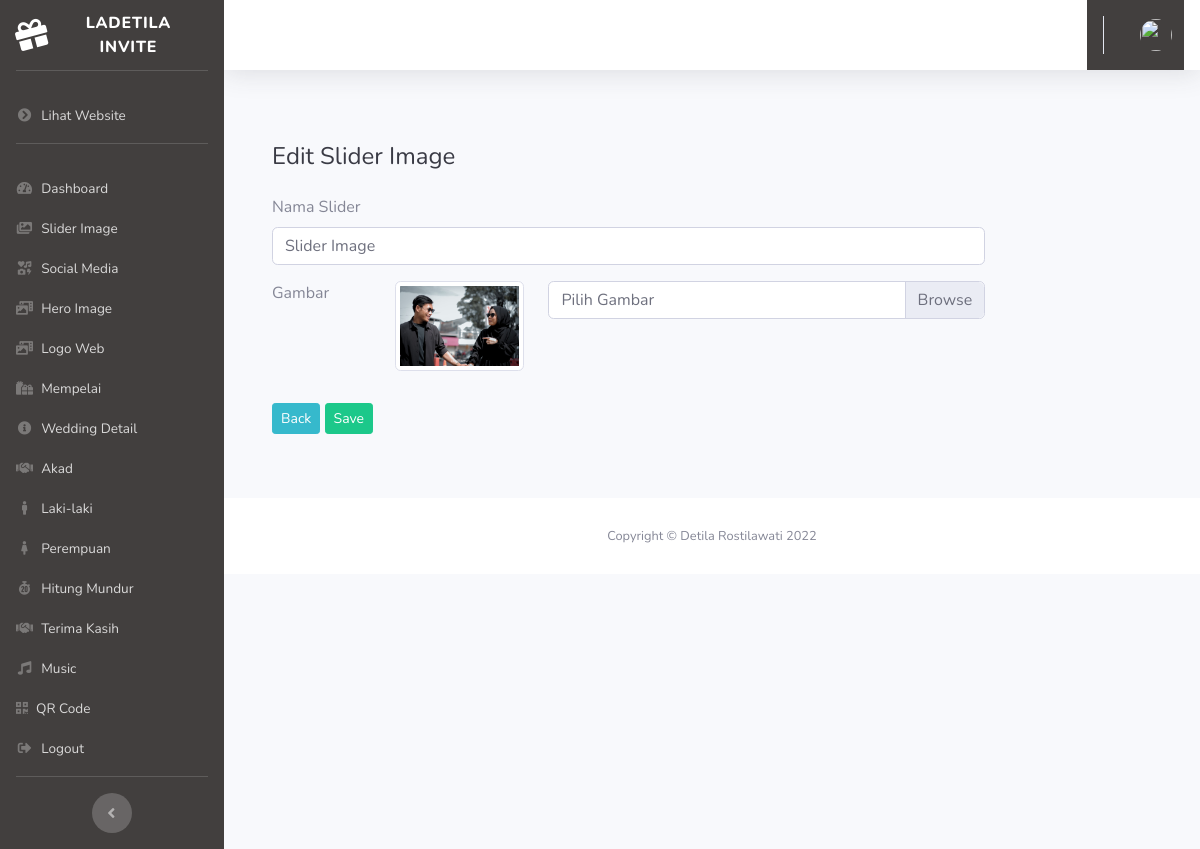
The app's page /admin/edit_slider/6 with its own data.
### tables this page shows
CREATE TABLE `user_sub_menu` (
  `id` int(11) NOT NULL,
  `title` varchar(128) NOT NULL,
  `url` varchar(128) NOT NULL,
  `icon` varchar(128) NOT NULL
);

CREATE TABLE `hero_image` (
  `id` int(11) NOT NULL,
  `nama` varchar(255) NOT NULL,
  `image` varchar(255) NOT NULL
);

### application/controllers/Admin.php (called while the page is built, shortened)
<?php
class Admin extends CI_Controller
{
    public function edit_slider($id)
    {
        $data['title'] = 'Edit Slider Image';
        $data['user'] = $this->db->get_where('user', ['email' => $this->session->userdata('email')])->row_array();
        $data['hero_image'] = $this->db->get_where('hero_image', ['id' => $id])->row_array();
        $this->form_validation->set_rules('nama', 'Nama', 'required');
        if ($this->form_validation->run() == false) {
            $this->load->view('templates/header', $data);
            $this->load->view('templates/sidebar', $data);
            $this->load->view('templates/topbar', $data);
            $this->load->view('admin/edit_slider', $data);
            $this->load->view('templates/footer');
        }
    }
}

### index.php (called while the page is built, shortened)
<?php
require_once BASEPATH.'core/CodeIgniter.php';

### application/views/admin/edit_slider.php (the view, shortened to what this page needs)
<div class="row">
    <div class="col-lg-10">
        <div class="p-5">
            <div class="text-left">
                <h1 class="h4 text-gray-900 mb-4"><?= $title; ?></h1>
            </div>
            <form method="POST" action="<?= base_url('admin/edit_slider/') . $hero_image['id']; ?>" enctype="multipart/form-data">
                <div class="form-group">
                    <label for="nama">Nama Slider</label>
                    <input type="text" class="form-control form-control-user" id="nama" name="nama" value="<?= $hero_image['nama']; ?>">
                </div>
                <div class="form-group row">
                    <div class="col-sm-2">Gambar</div>
                    <div class="col-sm-10">
                        <div class="row">
                            <div class="col-sm-3">
                                <img src="<?= base_url('/wedding-2/images/wedding/wedding-1/') . $hero_image['image']; ?>" class="img-thumbnail" alt="">
                            </div>
                            <div class="col-sm-9">
                                <div class="custom-file">
                                    <label class="custom-file-label" for="image">
                                        Pilih Gambar
                                    </label>
                                </div>
                            </div>
                        </div>
                    </div>
                </div>
                <a class="btn btn-sm btn-info text-decoration-none" href="<?= base_url('admin/slider_image') ?>">Back</a>
                <button type="submit" class="btn btn-sm btn-success my-3">
                    Save
                </button>
            </form>
        </div>
    </div>
</div>

### application/views/templates/sidebar.php (shortened to what this page needs)
<ul class="navbar-nav sidebar sidebar-dark accordion" id="accordionSidebar">
    <a class="sidebar-brand d-flex align-items-center justify-content-center" href="<?= base_url('auth'); ?>">
        <div class="sidebar-brand-icon rotate-n-15">
            <i class="fas fa-gift"></i>
        </div>
        <div class="sidebar-brand-text mx-3">Ladetila Invite</div>
    </a>
    <hr class="sidebar-divider">
    <li class="nav-item">
        <a class="nav-link" href="<?= base_url() ?>">
            <i class="fas fa-fw fa-chevron-circle-right"></i>
            <span>Lihat Website</span></a>
    </li>
    <hr class="sidebar-divider">
    <?php
    $querySubMenu = "SELECT *
                  FROM user_sub_menu
                  ";
    $subMenu = $this->db->query($querySubMenu)->result_array();
    ?>
    <?php foreach ($subMenu as $sm) : ?>
        <?php if ($title == $sm['title']) : ?>
            <li class="nav-item active">
            <?php else : ?>
            <li class="nav-item">
            <?php endif; ?>
            <a class="nav-link pb-0" href="<?= base_url($sm['url']); ?>">
                <i class="<?= $sm['icon']; ?>"></i>
                <span><?= $sm['title']; ?></span></a>
            </li>
        <?php endforeach; ?>
        <li class="nav-item">
            <a class="nav-link" href="<?= base_url('auth/logout') ?>">
                <i class="fas fa-fw fa-sign-out-alt" data-dismiss="modal"></i>
                <span>Logout</span></a>
        </li>
        <hr class="sidebar-divider">
        <div class="text-center d-none d-md-inline">
            <button class="rounded-circle border-0" id="sidebarToggle"></button>
        </div>
</ul>

### application/views/templates/sidebar.php (style rules this page uses)
ul { background: linear-gradient(to right, #423F3E 0%, #423F3E 0%); }

### records on screen
user_sub_menu: title "Dashboard"
user_sub_menu: title "Slider Image"
user_sub_menu: title "Social Media"
user_sub_menu: title "Hero Image"
user_sub_menu: title "Logo Web"
user_sub_menu: title "Mempelai"
user_sub_menu: title "Wedding Detail"
user_sub_menu: title "Akad"
user_sub_menu: title "Laki-laki"
user_sub_menu: title "Perempuan"
user_sub_menu: title "Hitung Mundur"
user_sub_menu: title "Terima Kasih"
user_sub_menu: title "Music"
user_sub_menu: title "QR Code"
hero_image: nama "Slider Image", image (picture)

### other values on screen
$title "Edit Slider Image"
